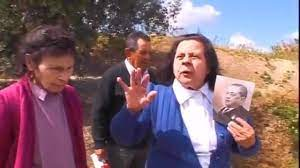
#> input picture TÉCNICAS DE VISIÓN ARTIFICIAL/Prácticas/P2/lena.jpg, 300 x 168 px
$ jupyter execute Tema_2_TVA.ipynb   (shell and % lines are left out)
#> lines starting #> are read from the running program, lines starting #| are printed output that depends on the picture; after the words box and inside, x2 and y2 are one past the last pixel; in counts of white or black regions, pixels touching at a corner belong together
# **Transformations**

**Arithmetic operations**

**Exercise 1:** Complete TODO tags

[cell 1]
import cv2
import numpy as np
from matplotlib import pyplot as plt

# Read the image in grayscale
img = cv2.imread('lena.jpg', cv2.IMREAD_GRAYSCALE)
#> img: shape (168, 300); min 0, max 255, mean 111

# Perform arithmetic transformations
# Multiply all pixel values by 2.5
transformed_multiply = img * 2.5

# Add a constant value (200) to all pixel values
transformed_add = img + 200

# Subtract a constant value (100) from all pixel values
transformed_subtract = img - 100

# Invert the pixel values
transformed_invert = 255 - img

# Display the original and transformed images
plt.figure(figsize=(15, 5))

plt.subplot(1, 5, 1)
plt.imshow(img, cmap='gray')
plt.title('Original Image')
plt.axis('off')

plt.subplot(1, 5, 2)
plt.imshow(transformed_multiply, cmap='gray')
plt.title('Multiply by 2.5')
plt.axis('off')

plt.subplot(1, 5, 3)
plt.imshow(transformed_add, cmap='gray')
plt.title('Add 200')
plt.axis('off')

plt.subplot(1, 5, 4)
plt.imshow(transformed_subtract, cmap='gray')
plt.title('Subtract 100')
plt.axis('off')

plt.subplot(1, 5, 5)
plt.imshow(transformed_invert, cmap='gray')
plt.title('Invert')
plt.axis('off')

plt.show()

**Binary Thresholding**

[cell 2]
import cv2
import numpy as np
from matplotlib import pyplot as plt

# Read the image in grayscale
image = cv2.imread('lena.jpg', cv2.IMREAD_GRAYSCALE)

# Set a threshold value (e.g., 128)
threshold_value = 128

# Apply binary thresholding
_, binary_image = cv2.threshold(image, threshold_value, 255, cv2.THRESH_BINARY)
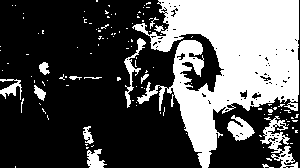
#> binary_image: shape (168, 300); 33.8% white; 124 white regions (110 under 20 px), largest, box (x1, y1, x2, y2) and area: (132, 0, 299, 168) 14321, (260, 116, 298, 168) 675, (227, 115, 255, 141) 396

# Display the original and binary images using Matplotlib
plt.figure(figsize=(10, 5))

plt.subplot(1, 2, 1)
plt.imshow(image, cmap='gray')
plt.title('Original Image')
plt.axis('off')

plt.subplot(1, 2, 2)
plt.imshow(binary_image, cmap='gray')
plt.title('Binary Image')
plt.axis('off')

plt.show()

**Exercise 2:** Haz un programa llamado ecualizar.py que realice una ecualización de histograma, como el que hace la función equalizeHist de OpenCV, pero de forma manual.

[cell 3]
import cv2
import numpy as np
from matplotlib import pyplot as plt

def manual_histogram_equalization(img):
    # Compute the histogram of the image
    hist, bins = np.histogram(img.flatten(), 256, [0, 256])
#> hist = 256 values, max 696 at index 43, min 1 at index 1, mean 196.9; bins = 257 values from 0 to 256

    # Compute the cumulative distribution function (CDF)
    cdf = hist.cumsum()
#> cdf = 256 values from 4 to 50400

    # Normalize the CDF in the range [0, 255]
    cdf_normalized = cdf * hist.max() / cdf.max()
#> cdf_normalized = 256 values from 0.0552 to 696

    # Interpolate the new pixel values using the normalized CDF
    img_equalized = np.interp(img.flatten(), bins[:-1], cdf_normalized)
    img_equalized = img_equalized.reshape(img.shape)

    # Scale the pixel values to the range [0, 255]
    img_equalized = ((img_equalized - img_equalized.min()) /
                     (img_equalized.max() - img_equalized.min()) * 255).astype(np.uint8)

    return img_equalized

img = cv2.imread('lena.jpg', cv2.IMREAD_GRAYSCALE)

# Perform manual histogram equalization
equalized_img = manual_histogram_equalization(img)

# Using equalizeHist
equalized_hist = cv2.equalizeHist(img)

# Display the original and equalized images
plt.figure(figsize=(10, 5))

plt.subplot(1, 3, 1)
plt.imshow(img, cmap='gray')
plt.title('Original Image')

plt.subplot(1, 3, 2)
plt.imshow(equalized_img, cmap='gray')
plt.title('Equalized Image')

plt.subplot(1, 3, 3)
plt.imshow(equalized_hist, cmap='gray')
plt.title('Equalized HIST')

plt.show()

# **Global Transformations**

**Fourier transform**

[cell 4]
import cv2
import numpy as np
import matplotlib.pyplot as plt

# Load an image (replace with your image)
image = cv2.imread('lena.jpg', cv2.IMREAD_GRAYSCALE)

# Apply 2D Fourier Transform
f_transform = np.fft.fft2(image)
f_transform_shifted = np.fft.fftshift(f_transform)

# Compute magnitude spectrum
magnitude_spectrum = np.log(np.abs(f_transform_shifted) + 1)

# Display the original and Fourier Transformed images
plt.figure(figsize=(10, 5))

plt.subplot(1, 2, 1)
plt.imshow(image, cmap='gray')
plt.title('Original Image')

plt.subplot(1, 2, 2)
plt.imshow(magnitude_spectrum, cmap='gray')
plt.title('Magnitude Spectrum (Fourier Transformed)')

plt.show()

# **Afffine Transformations**

**Translation**

[cell 5]
import cv2 as cv
import numpy as np

img = cv.imread('lena.jpg', cv.IMREAD_GRAYSCALE)

# Translation values
tx = 100
ty = 50

# Define the matrix
M = np.float32([[1, 0, tx],
                [0, 1, ty]])

# The flags parameter can be omitted; by default, it is INTER_LINEAR
rows, cols = img.shape
#> rows = 168; cols = 300
dst = cv.warpAffine(img, M, (cols, rows), flags=cv.INTER_CUBIC)

#Show the translation
plt.imshow(dst, cmap='gray')
plt.title('Translation')
plt.axis('off')

plt.show()

**Rotation**

[cell 6]
rows, cols = img.shape
# Get the rotation matrix with 90 degrees using the center of the image as a reference
M = cv.getRotationMatrix2D((cols/2, rows/2), 90, 1)  # The last parameter (1) is the scale
#> M = [[6.12e-17, 1, 66], [-1, 6.12e-17, 234]]
dst = cv.warpAffine(img, M, (cols, rows))

#Show the rotation
plt.imshow(dst, cmap='gray')
plt.title('Rotation')
plt.axis('off')

plt.show()

**Reflection**

[cell 7]
import cv2
import numpy as np

# Load an image (replace with your image)
img = cv.imread('lena.jpg', cv.IMREAD_GRAYSCALE)

# Flip the image horizontally
flipped_horizontal = cv2.flip(image, 1)

# Flip the image vertically
flipped_vertical = cv2.flip(image, 0)

# Flip the image both horizontally and vertically
flipped_both = cv2.flip(image, -1)

# Display the original and flipped images
plt.figure(figsize=(10, 5))

plt.subplot(1, 4, 1)
plt.imshow(img, cmap='gray')
plt.title('Original Image')

plt.subplot(1, 4, 2)
plt.imshow(flipped_horizontal, cmap='gray')
plt.title('Flipped Horizontal')

plt.subplot(1, 4, 3)
plt.imshow(flipped_vertical, cmap='gray')
plt.title('Flipped Vertical')

plt.subplot(1, 4, 4)
plt.imshow(flipped_both, cmap='gray')
plt.title('Flipped Both')

**Scaling**

[cell 8]
import cv2

# Load an image (replace with your image)
image = cv2.imread('lena.jpg')
#> image is the input picture: shape (168, 300, 3); mean B, G, R 112.1, 101.7, 128.6

# Specify the new dimensions (width, height)
new_width = 300
new_height = 200

# Resize the image using cv2.resize()
scaled_image = cv2.resize(image, (new_width, new_height))
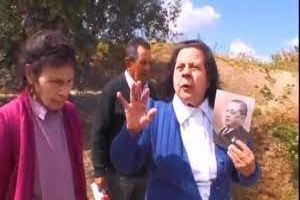
#> scaled_image: shape (200, 300, 3); mean B, G, R 112, 101.6, 128.5

# Display the original and scaled images
plt.figure(figsize=(10, 5))

plt.subplot(1, 2, 1)
plt.imshow(image, cmap='gray')
plt.title('Original Image')

plt.subplot(1, 2, 2)
plt.imshow(scaled_image, cmap='gray')
plt.title('Scaled Image')
#> figure, not shown here; B, G, R data is drawn as R, G, B

# Projective Transformations

[cell 9]
import cv2
import numpy as np

# Load an image (replace with your image)
image = cv2.imread('lena.jpg')

# Define four source points (coordinates of a rectangle in the original image)
src_pts = np.array([[50, 50], [200, 50], [50, 200], [200, 200]], dtype=np.float32)

# Define four destination points (where the corners of the rectangle should be mapped)
dst_pts = np.array([[0, 0], [300, 0], [0, 300], [300, 300]], dtype=np.float32)

# Calculate the perspective transformation matrix M
M = cv2.getPerspectiveTransform(src_pts, dst_pts)

# Apply the perspective transformation using cv2.warpPerspective()
transformed_image = cv2.warpPerspective(image, M, (300, 300))
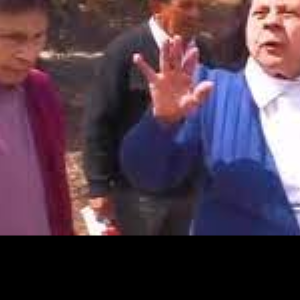
#> transformed_image: shape (300, 300, 3); mean B, G, R 76.2, 60.9, 81.4

# Display the original and scaled images
plt.figure(figsize=(10, 5))

plt.subplot(1, 2, 1)
plt.imshow(image, cmap='gray')
plt.title('Original Image')

plt.subplot(1, 2, 2)
plt.imshow(transformed_image, cmap='gray')
plt.title('Transformed Image')
#> figure, not shown here; B, G, R data is drawn as R, G, B

**Exercise 3**: Apply different transformations to obtain the result 'lenaTransform'

[cell 10]
import cv2
import numpy as np
from matplotlib import pyplot as plt

# Load an image (replace with your image)
image = cv2.imread('lena.jpg')
imageFinal = cv2.imread('lenaTransform.png')
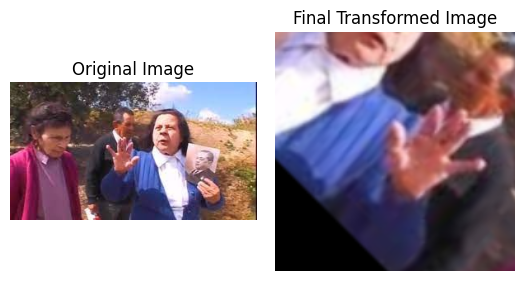
#> input picture TÉCNICAS DE VISIÓN ARTIFICIAL/Prácticas/P2/lenaTransform.png, 524 x 281 px
#> imageFinal is the input picture: shape (281, 524, 3); mean B, G, R 160.2, 150.4, 163.6
plt.figure(figsize=(10, 5))

# Display the original image
plt.subplot(1, 3, 1)
plt.imshow(cv2.cvtColor(image, cv2.COLOR_BGR2RGB))
plt.title('Original Image')
plt.axis('off')

# Transformation 1: Translation
tx, ty = 50, 30
translation_matrix = np.float32([[1, 0, tx], [0, 1, ty]])
image = cv2.warpAffine(image, translation_matrix, (image.shape[1], image.shape[0]))

# Transformation 2: Rotation
angle = 45
rotation_matrix = cv2.getRotationMatrix2D((image.shape[1] // 2, image.shape[0] // 2), angle, 1)
image = cv2.warpAffine(image, rotation_matrix, (image.shape[1], image.shape[0]))

# Transformation 3: Reflection
image = cv2.flip(image, 1)

# Transformation 4: Scaling
scale_factor = 1.5
image = cv2.resize(image, None, fx=scale_factor, fy=scale_factor, interpolation=cv2.INTER_LINEAR)
#> image: shape (252, 450, 3)

# Transformation 5: Projective Transformation
src_pts = np.array([[50, 50], [200, 50], [50, 200], [200, 200]], dtype=np.float32)
dst_pts = np.array([[0, 0], [300, 0], [0, 300], [300, 300]], dtype=np.float32)
projective_matrix = cv2.getPerspectiveTransform(src_pts, dst_pts)
imageFinal = cv2.warpPerspective(image, projective_matrix, (300, 300))
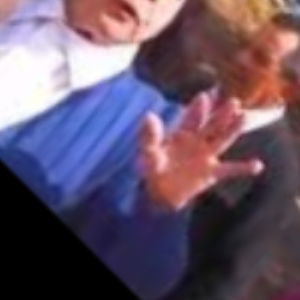
#> imageFinal: shape (300, 300, 3); mean B, G, R 103.1, 84, 101.9

# Display the final transformed image
plt.subplot(1, 3, 2)
plt.imshow(cv2.cvtColor(imageFinal, cv2.COLOR_BGR2RGB))
plt.title('Obtained Transformed Image')
plt.axis('off')

# Display the original image
plt.subplot(1, 3, 3)
plt.imshow(cv2.cvtColor(imageFinal, cv2.COLOR_BGR2RGB))
plt.title('Final Image')
plt.axis('off')

plt.show()

# Neighborhood-based Transformations

**Convolutional filters**

[cell 11]
import cv2
import numpy as np
from matplotlib import pyplot as plt

# Create a sample image (replace image)
image = np.zeros((200, 200), dtype=np.uint8)
cv2.rectangle(image, (50, 50), (150, 150), 255, -1)
#> image: shape (200, 200); 25.5% white; 1 white region, box (x1, y1, x2, y2) and area: (50, 50, 151, 151) 10201

# Define a simple 3x3 kernel for edge detection
kernel = np.array([[1, 0, -1],
                   [2, 0, -2],
                   [1, 0, -1]])

# Apply the convolution filter
result = cv2.filter2D(image, -1, kernel)

# Display the original and filtered images
plt.figure(figsize=(8, 4))

plt.subplot(1, 2, 1)
plt.imshow(image, cmap='gray')
plt.title('Original Image')
plt.axis('off')

plt.subplot(1, 2, 2)
plt.imshow(result, cmap='gray')
plt.title('Filtered Image (Edge Detection)')
plt.axis('off')

plt.show()

**Median Filter**

[cell 12]
import cv2
import numpy as np
from matplotlib import pyplot as plt

# Create a sample image with salt-and-pepper noise
image = np.zeros((200, 200), dtype=np.uint8)
cv2.circle(image, (100, 100), 50, 255, -1)
#> image: shape (200, 200); 19.6% white; 1 white region, box (x1, y1, x2, y2) and area: (50, 50, 151, 151) 7845
noise = np.random.choice([0, 255], size=(200, 200), p=[0.95, 0.05])
noise = noise.astype(np.uint8)  # Ensure the same data type as the image
image_with_noise = cv2.add(image, noise)

# Apply the median filter
result = cv2.medianBlur(image_with_noise, 5)  # 5x5 kernel
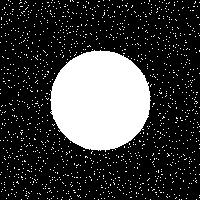
#> image_with_noise: shape (200, 200); 23.6% white; 1266 white regions (1265 under 20 px), largest, box (x1, y1, x2, y2) and area: (50, 50, 151, 152) 7872

# Display the original, noisy, and filtered images
plt.figure(figsize=(12, 4))

plt.subplot(1, 3, 1)
plt.imshow(image, cmap='gray')
plt.title('Original Image')
plt.axis('off')

plt.subplot(1, 3, 2)
plt.imshow(image_with_noise, cmap='gray')
plt.title('Noisy Image (with salt-and-pepper)')
plt.axis('off')

plt.subplot(1, 3, 3)
plt.imshow(result, cmap='gray')
plt.title('Filtered Image (Median Blur)')
plt.axis('off')

plt.show()

Exercise 4:

[cell 13]
import cv2
import numpy as np
from matplotlib import pyplot as plt

# Download an image from Internet

# Load the image
image = cv2.imread('input_image.png', cv2.IMREAD_GRAYSCALE)
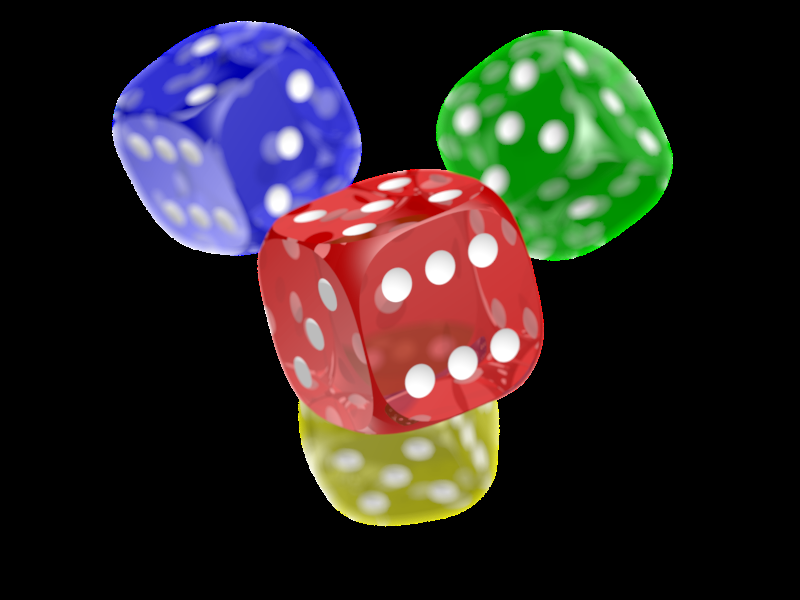
#> input picture TÉCNICAS DE VISIÓN ARTIFICIAL/Prácticas/P2/input_image.png, 800 x 600 px
#> image: shape (600, 800); min 0, max 255, mean 41.4

# Show the original image
plt.imshow(image, cmap='gray')
plt.title('Original Image')
plt.axis('off')
plt.show()

# Define a smoothed kernel
kernel_size = 5
kernel = np.ones((kernel_size, kernel_size), np.float32) / (kernel_size * kernel_size)

# Applied the convolutional filter
smoothed_image = cv2.filter2D(image, -1, kernel)

# Show the image
plt.imshow(smoothed_image, cmap='gray')
plt.title('Smoothed Image (Convolution)')
plt.axis('off')
plt.show()

# Appy a median filter
median_filtered_image = cv2.medianBlur(image, 5)  # Kernel size: 5x5

# Show the filterd image
plt.imshow(median_filtered_image, cmap='gray')
plt.title('Median Filtered Image')
plt.axis('off')
plt.show()

# Compare the original and processed images
plt.figure(figsize=(10, 5))

plt.subplot(1, 3, 1)
plt.imshow(image, cmap='gray')
plt.title('Original Image')
plt.axis('off')

plt.subplot(1, 3, 2)
plt.imshow(smoothed_image, cmap='gray')
plt.title('Smoothed Image (Convolution)')
plt.axis('off')

plt.subplot(1, 3, 3)
plt.imshow(median_filtered_image, cmap='gray')
plt.title('Median Filtered Image')
plt.axis('off')

plt.show()

# Morphological Transformations

**Erosion**

[cell 14]
import cv2
import numpy as np
from matplotlib import pyplot as plt

# Create a sample binary image
image = np.array([[0, 0, 0, 0, 0],
                  [0, 1, 1, 1, 0],
                  [0, 1, 1, 1, 0],
                  [0, 1, 1, 1, 0],
                  [0, 0, 0, 0, 0]], dtype=np.uint8)

# Define a structuring element
kernel = np.ones((3, 3), np.uint8)

# Erode the image
erosion_result = cv2.erode(image, kernel, iterations=1)

# Display the results
plt.subplot(121), plt.imshow(image, cmap='gray'), plt.title('Original')
plt.subplot(122), plt.imshow(erosion_result, cmap='gray'), plt.title('Erosion')
plt.show()

**Dilation**

[cell 15]
# Dilate the image
dilation_result = cv2.dilate(image, kernel, iterations=1)

# Display the results
plt.subplot(121), plt.imshow(image, cmap='gray'), plt.title('Original')
plt.subplot(122), plt.imshow(dilation_result, cmap='gray'), plt.title('Dilation')
plt.show()

**Opening and Closing**

[cell 16]
# Perform opening
opening_result = cv2.morphologyEx(image, cv2.MORPH_OPEN, kernel)

# Perform closing
closing_result = cv2.morphologyEx(image, cv2.MORPH_CLOSE, kernel)

# Display the results
plt.subplot(131), plt.imshow(image, cmap='gray'), plt.title('Original')
plt.subplot(132), plt.imshow(opening_result, cmap='gray'), plt.title('Opening')
plt.subplot(133), plt.imshow(closing_result, cmap='gray'), plt.title('Closing')
plt.show()

**Top-Hat**

[cell 17]
import cv2
import numpy as np
from matplotlib import pyplot as plt

# Create a sample binary image
image = np.array([[0, 0, 0, 0, 0],
                  [0, 1, 1, 1, 0],
                  [0, 1, 1, 1, 0],
                  [0, 1, 1, 1, 0],
                  [0, 0, 0, 0, 0]], dtype=np.uint8)

# Define a structuring element
kernel = np.ones((3, 3), np.uint8)

# Apply top-hat transform
tophat_result = cv2.morphologyEx(image, cv2.MORPH_TOPHAT, kernel)

# Display the results
plt.subplot(131), plt.imshow(image, cmap='gray'), plt.title('Original')
plt.subplot(132), plt.imshow(tophat_result, cmap='gray'), plt.title('Top-Hat')
plt.show()
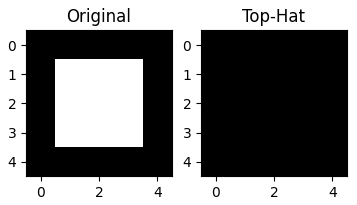
#> figure drawn by matplotlib, 2 panels

# Final exercise

Implement a code that loads the image damas.jpg, corrects the perspective of the board, and detects the white and red pieces.

[cell 18]
import cv2
import numpy as np
from matplotlib import pyplot as plt
import cv2
import numpy as np
from matplotlib import pyplot as plt

# Load the image
image = cv2.imread('damas.jpg')
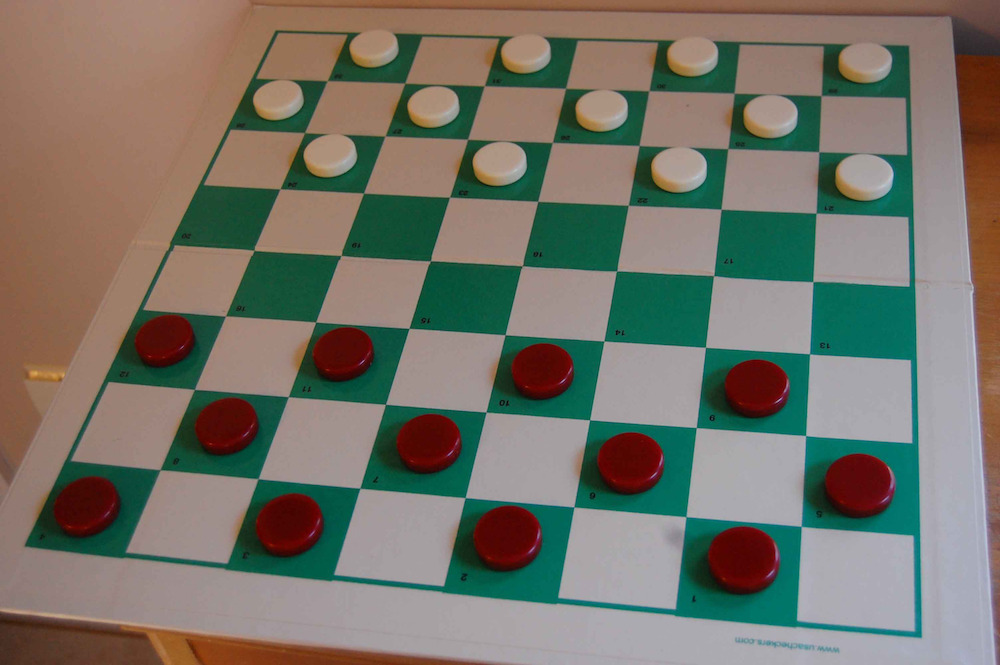
#> input picture TÉCNICAS DE VISIÓN ARTIFICIAL/Prácticas/P2/damas.jpg, 1000 x 665 px
#> image is the input picture: shape (665, 1000, 3); mean B, G, R 104.2, 115.5, 117.1

# Define the 4 points of the corners of the board
pts1 = np.float32([[278, 27], [910, 44], [27, 546], [921, 638]])
pts2 = np.float32([[0, 0], [500, 0], [0, 500], [500, 500]])

# Apply perspective transformation
matrix = cv2.getPerspectiveTransform(pts1, pts2)
image = cv2.warpPerspective(image, matrix, (500, 500))
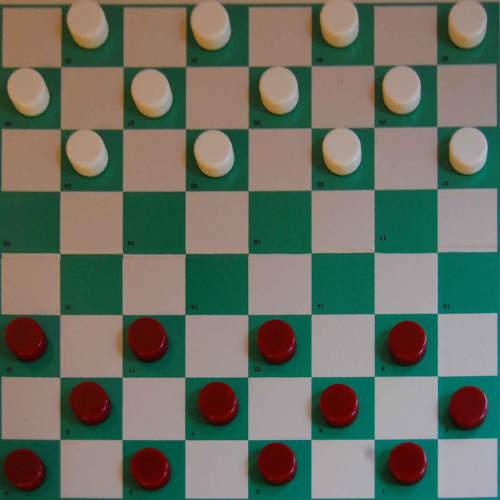
#> image: shape (500, 500, 3); mean B, G, R 97.2, 110.6, 102.5

# Detect red pieces
lower_red = np.array([0, 0, 50])
upper_red = np.array([40, 30, 255])
mask_red = cv2.inRange(image, lower_red, upper_red)
kernel = cv2.getStructuringElement(cv2.MORPH_ELLIPSE, (10, 10))
closing_red = cv2.morphologyEx(mask_red, cv2.MORPH_CLOSE, kernel)
plt.imshow(closing_red, cmap='gray')
plt.title('Red Pieces')
plt.axis('off')
plt.show()


# Load the image
image2 = cv2.imread('damas.jpg')

# Define the 4 points of the corners of the board
pts1 = np.float32([[278, 27], [910, 44], [27, 546], [921, 638]])
pts2 = np.float32([[0, 0], [500, 0], [0, 500], [500, 500]])

# Apply perspective transformation
matrix = cv2.getPerspectiveTransform(pts1, pts2)
image2 = cv2.warpPerspective(image2, matrix, (500, 500))

# Delete the lower half of the board
image[250:, :] = 0

# Detect white pieces
lower_white = np.array([0, 100, 160])
upper_white = np.array([255, 255, 255])
mask_white = cv2.inRange(image, lower_white, upper_white)
closing_white = cv2.morphologyEx(mask_white, cv2.MORPH_CLOSE, kernel)
plt.imshow(closing_white, cmap='gray')
plt.title('White Pieces')
plt.axis('off')
plt.show()

# Show the original image
plt.imshow(cv2.cvtColor(image2, cv2.COLOR_BGR2RGB))
plt.title('Original Image')
plt.axis('off')
plt.show()
